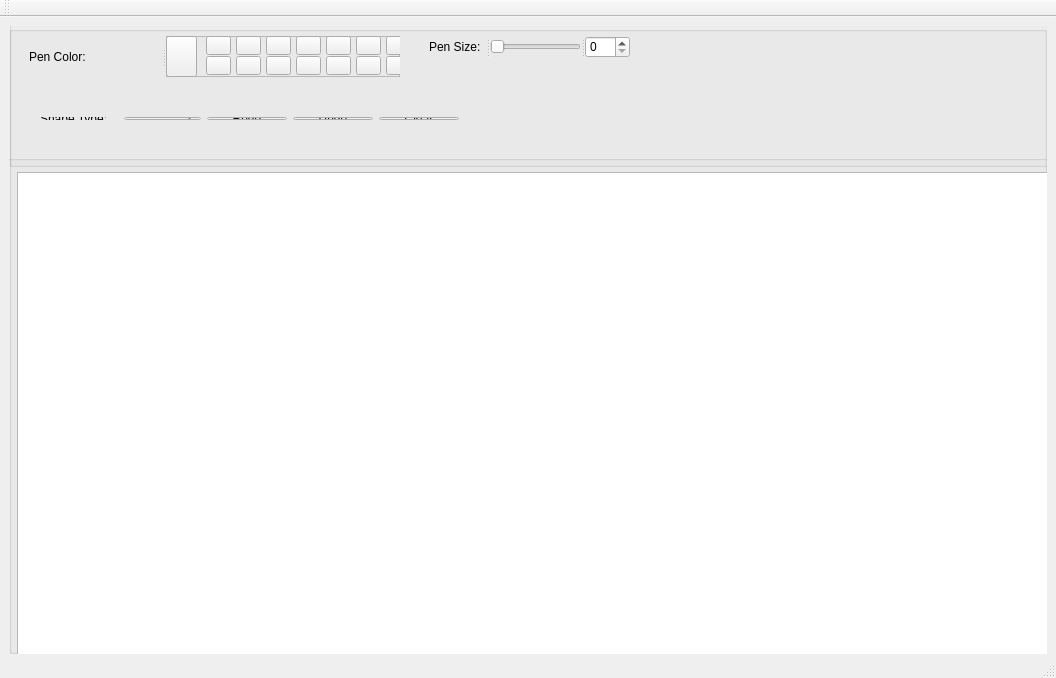
<?xml version="1.0" encoding="UTF-8"?>
<ui version="4.0">
 <class>MainWindow</class>
 <widget class="QMainWindow" name="MainWindow">
  <property name="geometry">
   <rect>
    <x>0</x>
    <y>0</y>
    <width>1056</width>
    <height>678</height>
   </rect>
  </property>
  <property name="sizePolicy">
   <sizepolicy hsizetype="Expanding" vsizetype="Expanding">
    <horstretch>0</horstretch>
    <verstretch>0</verstretch>
   </sizepolicy>
  </property>
  <property name="maximumSize">
   <size>
    <width>10100</width>
    <height>800</height>
   </size>
  </property>
  <property name="windowTitle">
   <string>WhiteBoard</string>
  </property>
  <widget class="QWidget" name="centralWidget">
   <widget class="QSplitter" name="splitter">
    <property name="geometry">
     <rect>
      <x>9</x>
      <y>9</y>
      <width>1038</width>
      <height>628</height>
     </rect>
    </property>
    <property name="orientation">
     <enum>Qt::Vertical</enum>
    </property>
    <widget class="QGroupBox" name="groupBox">
     <property name="sizePolicy">
      <sizepolicy hsizetype="MinimumExpanding" vsizetype="Expanding">
       <horstretch>0</horstretch>
       <verstretch>0</verstretch>
      </sizepolicy>
     </property>
     <property name="title">
      <string/>
     </property>
     <widget class="QGroupBox" name="groupBox_2">
      <property name="geometry">
       <rect>
        <x>0</x>
        <y>-10</y>
        <width>1061</width>
        <height>151</height>
       </rect>
      </property>
      <property name="sizePolicy">
       <sizepolicy hsizetype="Fixed" vsizetype="Fixed">
        <horstretch>0</horstretch>
        <verstretch>0</verstretch>
       </sizepolicy>
      </property>
      <property name="title">
       <string/>
      </property>
      <widget class="QSplitter" name="splitter_3">
       <property name="geometry">
        <rect>
         <x>420</x>
         <y>20</y>
         <width>201</width>
         <height>22</height>
        </rect>
       </property>
       <property name="orientation">
        <enum>Qt::Horizontal</enum>
       </property>
       <widget class="QLabel" name="label_3">
        <property name="text">
         <string>Pen Size:</string>
        </property>
       </widget>
       <widget class="QSlider" name="slider">
        <property name="orientation">
         <enum>Qt::Horizontal</enum>
        </property>
       </widget>
       <widget class="QSpinBox" name="spinBox">
        <property name="enabled">
         <bool>true</bool>
        </property>
       </widget>
      </widget>
      <widget class="QSplitter" name="splitter_4">
       <property name="geometry">
        <rect>
         <x>20</x>
         <y>20</y>
         <width>371</width>
         <height>41</height>
        </rect>
       </property>
       <property name="orientation">
        <enum>Qt::Horizontal</enum>
       </property>
       <widget class="QLabel" name="label">
        <property name="text">
         <string>Pen Color:</string>
        </property>
       </widget>
       <widget class="QFrame" name="frame">
        <property name="frameShape">
         <enum>QFrame::StyledPanel</enum>
        </property>
        <property name="frameShadow">
         <enum>QFrame::Raised</enum>
        </property>
        <widget class="QToolButton" name="HackyButton">
         <property name="enabled">
          <bool>true</bool>
         </property>
         <property name="geometry">
          <rect>
           <x>190</x>
           <y>0</y>
           <width>25</width>
           <height>19</height>
          </rect>
         </property>
         <property name="text">
          <string/>
         </property>
        </widget>
        <widget class="QToolButton" name="BlackButton">
         <property name="enabled">
          <bool>true</bool>
         </property>
         <property name="geometry">
          <rect>
           <x>40</x>
           <y>0</y>
           <width>25</width>
           <height>19</height>
          </rect>
         </property>
         <property name="text">
          <string/>
         </property>
        </widget>
        <widget class="QToolButton" name="LightGreyButton">
         <property name="enabled">
          <bool>true</bool>
         </property>
         <property name="geometry">
          <rect>
           <x>70</x>
           <y>0</y>
           <width>25</width>
           <height>19</height>
          </rect>
         </property>
         <property name="text">
          <string/>
         </property>
        </widget>
        <widget class="QToolButton" name="DeepBlueButton">
         <property name="enabled">
          <bool>true</bool>
         </property>
         <property name="geometry">
          <rect>
           <x>100</x>
           <y>0</y>
           <width>25</width>
           <height>19</height>
          </rect>
         </property>
         <property name="text">
          <string/>
         </property>
        </widget>
        <widget class="QToolButton" name="DarkGreenButton">
         <property name="enabled">
          <bool>true</bool>
         </property>
         <property name="geometry">
          <rect>
           <x>130</x>
           <y>0</y>
           <width>25</width>
           <height>19</height>
          </rect>
         </property>
         <property name="text">
          <string/>
         </property>
        </widget>
        <widget class="QToolButton" name="MidGreenButton">
         <property name="enabled">
          <bool>true</bool>
         </property>
         <property name="geometry">
          <rect>
           <x>160</x>
           <y>0</y>
           <width>25</width>
           <height>19</height>
          </rect>
         </property>
         <property name="text">
          <string/>
         </property>
        </widget>
        <widget class="QToolButton" name="DarkRedButton">
         <property name="enabled">
          <bool>true</bool>
         </property>
         <property name="geometry">
          <rect>
           <x>220</x>
           <y>0</y>
           <width>25</width>
           <height>19</height>
          </rect>
         </property>
         <property name="text">
          <string/>
         </property>
        </widget>
        <widget class="QToolButton" name="DarkPinkButton">
         <property name="enabled">
          <bool>true</bool>
         </property>
         <property name="geometry">
          <rect>
           <x>250</x>
           <y>0</y>
           <width>25</width>
           <height>19</height>
          </rect>
         </property>
         <property name="text">
          <string/>
         </property>
        </widget>
        <widget class="QToolButton" name="DarkGreyButton">
         <property name="enabled">
          <bool>true</bool>
         </property>
         <property name="geometry">
          <rect>
           <x>40</x>
           <y>20</y>
           <width>25</width>
           <height>19</height>
          </rect>
         </property>
         <property name="text">
          <string/>
         </property>
        </widget>
        <widget class="QToolButton" name="WhiteButton">
         <property name="enabled">
          <bool>true</bool>
         </property>
         <property name="geometry">
          <rect>
           <x>70</x>
           <y>20</y>
           <width>25</width>
           <height>19</height>
          </rect>
         </property>
         <property name="text">
          <string/>
         </property>
        </widget>
        <widget class="QToolButton" name="MidBlueButton">
         <property name="enabled">
          <bool>true</bool>
         </property>
         <property name="geometry">
          <rect>
           <x>100</x>
           <y>20</y>
           <width>25</width>
           <height>19</height>
          </rect>
         </property>
         <property name="text">
          <string/>
         </property>
        </widget>
        <widget class="QToolButton" name="LightBlueButton">
         <property name="enabled">
          <bool>true</bool>
         </property>
         <property name="geometry">
          <rect>
           <x>130</x>
           <y>20</y>
           <width>25</width>
           <height>19</height>
          </rect>
         </property>
         <property name="text">
          <string/>
         </property>
        </widget>
        <widget class="QToolButton" name="LightGreenButton">
         <property name="enabled">
          <bool>true</bool>
         </property>
         <property name="geometry">
          <rect>
           <x>160</x>
           <y>20</y>
           <width>25</width>
           <height>19</height>
          </rect>
         </property>
         <property name="text">
          <string/>
         </property>
        </widget>
        <widget class="QToolButton" name="YellowButton">
         <property name="enabled">
          <bool>true</bool>
         </property>
         <property name="geometry">
          <rect>
           <x>190</x>
           <y>20</y>
           <width>25</width>
           <height>19</height>
          </rect>
         </property>
         <property name="text">
          <string/>
         </property>
        </widget>
        <widget class="QToolButton" name="RedButton">
         <property name="enabled">
          <bool>true</bool>
         </property>
         <property name="geometry">
          <rect>
           <x>220</x>
           <y>20</y>
           <width>25</width>
           <height>19</height>
          </rect>
         </property>
         <property name="text">
          <string/>
         </property>
        </widget>
        <widget class="QToolButton" name="PinkButton">
         <property name="enabled">
          <bool>true</bool>
         </property>
         <property name="geometry">
          <rect>
           <x>250</x>
           <y>20</y>
           <width>25</width>
           <height>19</height>
          </rect>
         </property>
         <property name="text">
          <string/>
         </property>
        </widget>
        <widget class="QToolButton" name="ColorButton">
         <property name="geometry">
          <rect>
           <x>0</x>
           <y>0</y>
           <width>31</width>
           <height>41</height>
          </rect>
         </property>
         <property name="text">
          <string/>
         </property>
        </widget>
       </widget>
      </widget>
      <widget class="QWidget" name="">
       <property name="geometry">
        <rect>
         <x>20</x>
         <y>90</y>
         <width>441</width>
         <height>25</height>
        </rect>
       </property>
       <layout class="QGridLayout" name="gridLayout">
        <item row="0" column="0">
         <widget class="QLabel" name="label_2">
          <property name="text">
           <string>Shape Type:</string>
          </property>
         </widget>
        </item>
        <item row="0" column="1">
         <widget class="QComboBox" name="comboBox"/>
        </item>
        <item row="0" column="2">
         <widget class="QPushButton" name="redo">
          <property name="text">
           <string>Redo</string>
          </property>
         </widget>
        </item>
        <item row="0" column="3">
         <widget class="QPushButton" name="undo">
          <property name="text">
           <string>Undo</string>
          </property>
         </widget>
        </item>
        <item row="0" column="4">
         <widget class="QPushButton" name="clear">
          <property name="text">
           <string>Clear</string>
          </property>
         </widget>
        </item>
       </layout>
      </widget>
     </widget>
     <widget class="QGroupBox" name="groupBox_3">
      <property name="geometry">
       <rect>
        <x>-6</x>
        <y>129</y>
        <width>1075</width>
        <height>570</height>
       </rect>
      </property>
      <property name="title">
       <string/>
      </property>
      <layout class="QVBoxLayout" name="verticalLayout">
       <item>
        <widget class="gwevent" name="gw">
         <property name="sizePolicy">
          <sizepolicy hsizetype="Preferred" vsizetype="Preferred">
           <horstretch>0</horstretch>
           <verstretch>0</verstretch>
          </sizepolicy>
         </property>
         <property name="minimumSize">
          <size>
           <width>1055</width>
           <height>550</height>
          </size>
         </property>
         <property name="maximumSize">
          <size>
           <width>100000</width>
           <height>100000</height>
          </size>
         </property>
         <property name="focusPolicy">
          <enum>Qt::NoFocus</enum>
         </property>
         <property name="verticalScrollBarPolicy">
          <enum>Qt::ScrollBarAlwaysOff</enum>
         </property>
         <property name="horizontalScrollBarPolicy">
          <enum>Qt::ScrollBarAlwaysOff</enum>
         </property>
         <property name="sizeAdjustPolicy">
          <enum>QAbstractScrollArea::AdjustToContents</enum>
         </property>
         <property name="sceneRect">
          <rectf>
           <x>0.000000000000000</x>
           <y>0.000000000000000</y>
           <width>1055.000000000000000</width>
           <height>550.000000000000000</height>
          </rectf>
         </property>
        </widget>
       </item>
      </layout>
     </widget>
    </widget>
   </widget>
  </widget>
  <widget class="QToolBar" name="mainToolBar">
   <property name="sizePolicy">
    <sizepolicy hsizetype="Expanding" vsizetype="Expanding">
     <horstretch>0</horstretch>
     <verstretch>0</verstretch>
    </sizepolicy>
   </property>
   <attribute name="toolBarArea">
    <enum>TopToolBarArea</enum>
   </attribute>
   <attribute name="toolBarBreak">
    <bool>false</bool>
   </attribute>
  </widget>
  <widget class="QStatusBar" name="statusBar"/>
 </widget>
 <layoutdefault spacing="6" margin="11"/>
 <customwidgets>
  <customwidget>
   <class>gwevent</class>
   <extends>QGraphicsView</extends>
   <header location="global">gwevent.h</header>
  </customwidget>
 </customwidgets>
 <resources/>
 <connections/>
</ui>
